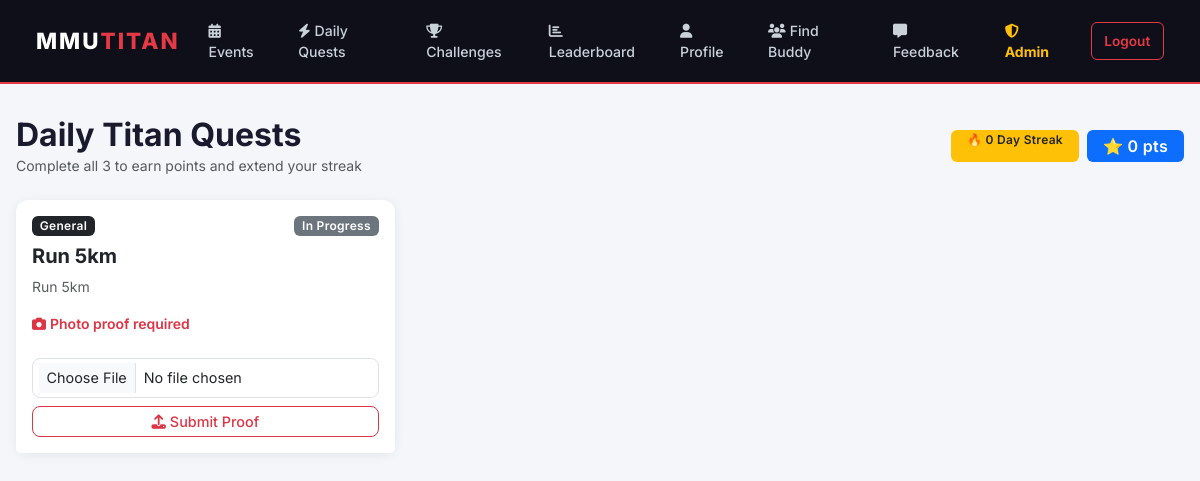
Screenshot of /daily_tasks (signed in) with the database file from the repository.
### mmutitan/models.py (models this page shows)
class User(db.Model, UserMixin):
    id = db.Column(db.Integer, primary_key=True)
    name = db.Column(db.String(100), nullable=False)
    email = db.Column(db.String(120), unique=True, nullable=False)
    password = db.Column(db.String(200), nullable=False)
    faculty = db.Column(db.String(50), nullable=False)
    sport_preferences = db.Column(db.String(200), default="")
    profile_photo = db.Column(db.String(20), nullable=False, default='default.jpg')
    points = db.Column(db.Integer, default=0)
    streak = db.Column(db.Integer, default=0)
    is_admin = db.Column(db.Boolean, default=False)
    is_banned = db.Column(db.Boolean, default=False)
    reset_token = db.Column(db.String(100), nullable=True)
    reset_token_expiry = db.Column(db.DateTime, nullable=True)
    availability_days = db.Column(db.String(100), nullable=True)   # e.g. "Mon,Wed,Fri"
    availability_time = db.Column(db.String(20), nullable=True)    # "Morning", "Afternoon", "Evening"
    rsvps = db.relationship('RSVP', backref='user_ref', lazy=True, cascade="all, delete-orphan")
    usertasks = db.relationship('UserTask', backref='user_ref', lazy=True, cascade="all, delete-orphan")
    submissions = db.relationship('Submission', backref='user_ref', lazy=True, cascade="all, delete-orphan")
    point_history = db.relationship('Point', backref='user_ref', lazy=True, cascade="all, delete-orphan")
    streak_history = db.relationship('Streak', backref='user_ref', lazy=True, cascade="all, delete-orphan")
    feedbacks = db.relationship('Feedback', backref='user_ref', lazy=True, cascade="all, delete-orphan")
    sent_requests = db.relationship('BuddyRequest', foreign_keys='BuddyRequest.sender_id',
                                    backref='sender', lazy=True, cascade="all, delete-orphan")
    received_requests = db.relationship('BuddyRequest', foreign_keys='BuddyRequest.receiver_id',
                                        backref='receiver', lazy=True, cascade="all, delete-orphan")

class UserTask(db.Model):
    id = db.Column(db.Integer, primary_key=True)
    user_id = db.Column(db.Integer, db.ForeignKey('user.id', ondelete='CASCADE'), nullable=False)
    task_id = db.Column(db.Integer, db.ForeignKey('task.id', ondelete='CASCADE'), nullable=False)
    status = db.Column(db.String(20), default='In Progress')
    proof_image = db.Column(db.String(20), nullable=True)
    date_accepted = db.Column(db.DateTime, nullable=False, default=datetime.utcnow)

class Task(db.Model):
    id = db.Column(db.Integer, primary_key=True)
    title = db.Column(db.String(100), nullable=False)
    description = db.Column(db.Text, nullable=False)
    sport_category = db.Column(db.String(50), nullable=False)
    difficulty = db.Column(db.String(20), nullable=False)
    proof_required = db.Column(db.Boolean, default=False)
    usertasks = db.relationship('UserTask', backref='task_ref', lazy=True, cascade="all, delete-orphan")

### mmutitan/app.py (the view, shortened to what this page needs)
    @app.route('/daily_tasks')
    @login_required
    def daily_tasks():
        today = date.today()
        today_tasks = UserTask.query.filter(
            UserTask.user_id == current_user.id,
            db.func.date(UserTask.date_accepted) == today
        ).all()
        return render_template('daily_tasks.html', title='Daily Quests', today_tasks=today_tasks)

### mmutitan/models.py (called while the page is built)
@login_manager.user_loader
def load_user(user_id):
    return User.query.get(int(user_id))

### mmutitan/templates/daily_tasks.html
{% extends "base.html" %}
{% block content %}
<div class="d-flex justify-content-between align-items-center mb-4">
    <div>
        <h2 class="fw-bold mb-0">Daily Titan Quests</h2>
        <p class="text-muted small mb-0">Complete all 3 to earn points and extend your streak</p>
    </div>
    <div class="d-flex gap-2">
        <span class="badge bg-warning text-dark px-3 py-2-6">🔥 {{ current_user.streak }} Day Streak</span>
        <span class="badge bg-primary px-3 py-2 fs-6">⭐ {{ current_user.points }} pts</span>
    </div>
</div>
<div class="row g-3">
    {% for ut in today_tasks %}
    <div class="col-md-4">
        <div class="card h-100 {% if ut.status == 'Completed' %}border-success border-2{% elif ut.status == 'Pending Review' %}border-info{% endif %}">
            <div class="card-body">
                <div class="d-flex justify-content-between align-items-start mb-2">
                    <span class="badge bg-dark">{{ ut.task_ref.sport_category }}</span>
                    <span class="badge
                        {% if ut.status == 'Completed' %}bg-success
                        {% elif ut.status == 'Pending Review' %}bg-info text-dark
                        {% else %}bg-secondary{% endif %}">
                        {{ ut.status }}
                    </span>
                </div>
                <h5 class="fw-bold mt-2">{{ ut.task_ref.title }}</h5>
                <p class="text-muted small">{{ ut.task_ref.description }}</p>
                {% if ut.task_ref.proof_required %}
                <p class="small text-danger fw-semibold mb-0">
                    <i class="fa fa-camera me-1"></i>Photo proof required
                </p>
                {% endif %}
            </div>
            <div class="card-footer bg-white border-0 pb-3">
                {% if ut.status == 'In Progress' %}
                <form action="{{ url_for('submit_proof', user_task_id=ut.id) }}" method="POST" enctype="multipart/form-data">
                    {% if ut.task_ref.proof_required %}
                    <input class="form-control form-control-sm mb-2" type="file"
                           name="proof_image" accept="image/*" required>
                    {% endif %}
                    <button type="submit" class="btn btn-outline-danger w-100 btn-sm">
                        {% if ut.task_ref.proof_required %}
                            <i class="fa fa-upload me-1"></i>Submit Proof
                        {% else %}
                            <i class="fa fa-check me-1"></i>Mark as Done
                        {% endif %}
                    </button>
                </form>
                {% elif ut.status == 'Pending Review' %}
                <button class="btn btn-info w-100 btn-sm" disabled>
                    <i class="fa fa-clock me-1"></i>Awaiting Admin Review
                </button>
                {% else %}
                <button class="btn btn-success w-100 btn-sm" disabled>
                    <i class="fa fa-check-circle me-1"></i>Completed ✓
                </button>
                {% endif %}
            </div>
        </div>
    </div>
    {% else %}
    <div class="col-12 text-center mt-5">
        <div style="font-size:3rem;">🏋️</div>
        <h4 class="text-muted mt-2">No tasks available yet.</h4>
        <p class="text-muted small">Ask your admin to add tasks to the pool.</p>
    </div>
    {% endfor %}
</div>
{% endblock %}

### mmutitan/templates/base.html (style rules this page uses)
body { font-family: 'Inter', sans-serif; background-color: #f4f6f9; color: #1a1a2e; }
.card { border: none; border-radius: 12px; box-shadow: 0 2px 12px rgba(0,0,0,0.07); }
.btn { border-radius: 8px; font-weight: 500; font-size: 0.9rem; }
.form-control, .form-select { border-radius: 8px; border: 1.5px solid #dee2e6; font-size: 0.9rem; padding: 0.5rem 0.85rem; }
.badge { font-weight: 600; letter-spacing: 0.3px; border-radius: 6px; font-size: 0.75rem; }

### rows the page displays
User: streak "0", points "0"
UserTask: task_ref.sport_category "General", status "In Progress", task_ref "Run 5km", task_ref.description "Run 5km"
